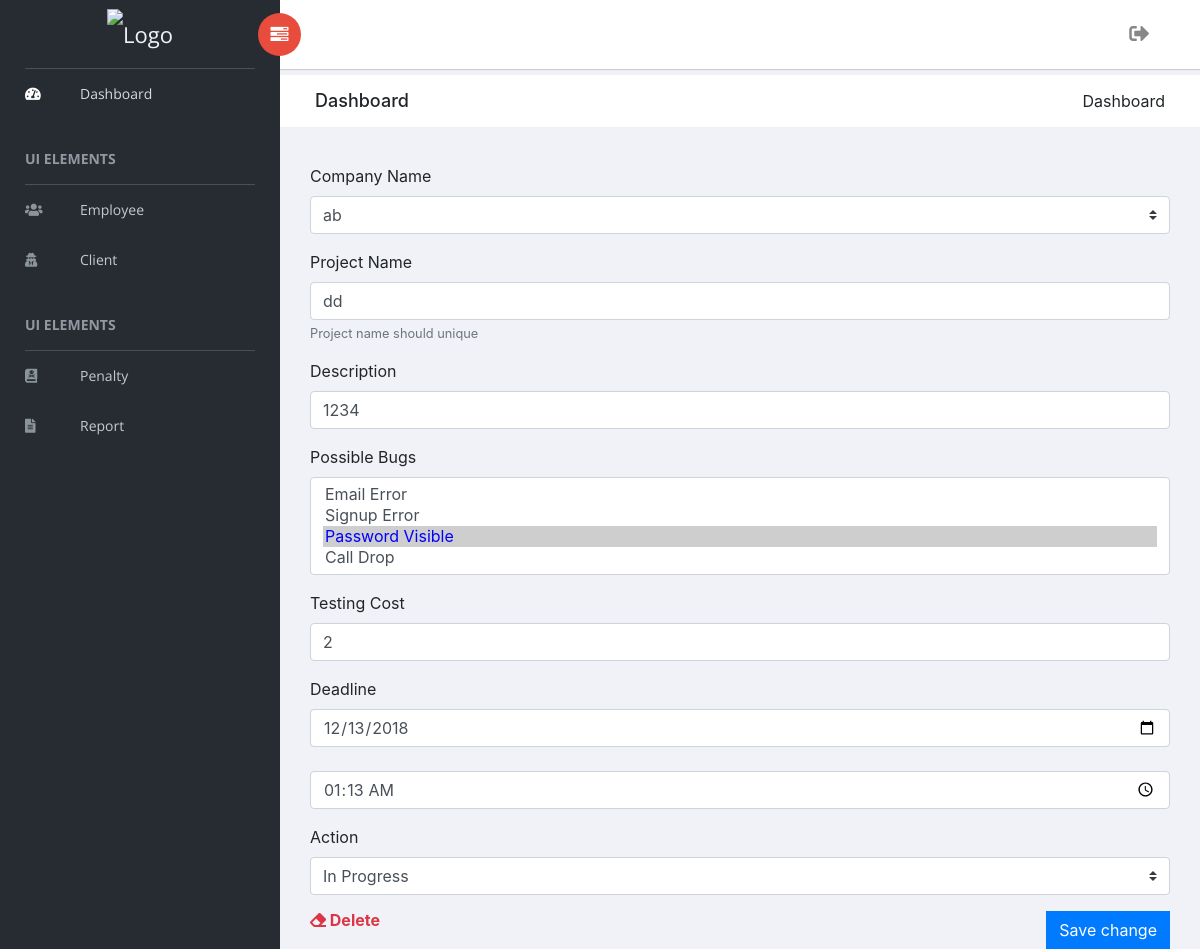
The page /pm/project/detail/1 (signed in) on the database its author committed.
### project_manager/models.py (models this page shows, shortened)
class Project(models.Model):
    STATUS = (
        ('1', 'Completed'),
        ('2', 'In Progress'),
    )
    client          = models.ForeignKey(Client, on_delete=models.CASCADE)
    name            = models.CharField(max_length=50)
    description     = models.CharField(max_length=500, blank=True)
    possible_bugs   = models.ManyToManyField(Bug)
    cost            = models.IntegerField()
    deadline        = models.DateTimeField(auto_now=False, auto_now_add=False)
    status          = models.CharField(max_length=1, choices=STATUS, default='2')
    order_at        = models.DateTimeField(auto_now_add=True)

### authentication/decorators.py (the view)
        def wrap(request, *args, **kwargs):
            request.role = str(request.user.groups.all()[0])
            if request.role in allowed_roles:
                return view_func(request, *args, **kwargs)
            else:
                raise PermissionDenied

### project_manager/views.py (called while the page is built, shortened)
@login_required(login_url='login')
@has_access(allowed_roles=['superuser', 'admin'])
def project_details(request, id):
    success_message, error_message = None, None
    statuses = Project
    project  = Project.objects.get(id=id)
    bugs     = Bug.objects.all()
    clients  = Client.objects.all()
    context = {
        'statuses'        : statuses,
        'project'         : project,
        'bugs'            : bugs,
        'clients'         : clients,
        'success_message' : success_message,
        'error_message'   : error_message,
    }
    return render(request, 'project_manager/project_details.html', context)

### project_manager/templates/project_manager/project_details.html (shortened to what this page needs)
{% extends 'project_manager/base.html' %}
{% load static %}
{% block content %}
<div class="breadcrumbs">
    <div class="col-sm-4">
        <div class="page-header float-left">
            <div class="page-title">
                <h1>Dashboard</h1>
            </div>
        </div>
    </div>
    <div class="col-sm-8">
        <div class="page-header float-right">
            <div class="page-title">
                <ol class="breadcrumb text-right">
                    <li class="active">Dashboard</li>
                </ol>
            </div>
        </div>
    </div>
</div>
<div class="col-lg-12">
  <div class="card-body">
    <form action="{% url 'pm_project_details' project.id %}" method="POST">
      <div class="form-group">
        <label for="possibleBugs">Company Name</label>
        <select  name="company_name" class="custom-select" id="clientName">
          {% for client in clients %}
          {% if project.client.id == client.id %}
            <option value="{{client.id}}" style="color:blue" selected>{{client.name}}</option>
          {% else %}
            <option value="{{client.id}}">{{client.name}}</option>
          {% endif %}
        {% endfor %}
        </select>
      </div>
      <div class="form-group">
        <label for="projectName">Project Name</label>
        <input type="text" name="project_name" class="form-control" id="projectName" aria-describedby="projectNameHelp" value="{{project.name}}" required>
        <small id="projectNameHelp" class="form-text text-muted">Project name should unique</small>
      </div>
      <div class="form-group">
        <label for="exampleClientPhone">Description</label>
        <input type="text" name="project_description" class="form-control" id="clientPhone" aria-describedby="clientPhoneHelp" value="{{project.description}}" required>
      </div>
      <div class="form-group">
        <label for="examplePossibleBugs">Possible Bugs</label>
        <select  name="possible_bugs" class="custom-select" multiple required>
        {% for bug in bugs %}
          {% if bug in project.possible_bugs.all %}
            <option style="color:blue" value="{{bug.id}}" selected >{{bug.name}}</option>
          {% else %}
            <option value="{{bug.id}}">{{bug.name}}</option>
          {% endif %}
        {% endfor %}
        </select>
      </div>
      <div class="form-group">
        <label for="exampleTestingCost">Testing Cost</label>
        <input type="number" name="testing_cost" class="form-control" id="exampleTestingCost" value="{{project.cost}}" required>
      </div>
      <div class="form-group">
        <label for="examplePossibleBugs">Deadline</label>
        <input type="date" name="deadline_date" class="form-control" id="examplePossibleBugs" value="{{project.deadline|date:'Y-m-d'}}" required></br>
        <input type="time" name="deadline_time" class="form-control" id="examplePossibleBugs" value="{{project.deadline|time:'h:i'}}" required>
      </div>
      <div class="form-group">
        <label for="possibleBugs">Action</label>
        <select name="status" class="custom-select">
        {% for key, status in statuses.STATUS %}
        {% if project.status in key %}
          <option value="{{key}}" selected>{{status}}</option>
        {% else %}
          <option value="{{key}}">{{status}}</option>
        {% endif %}
        {% endfor %}
        </select>
      </div>
      <button type="submit" class="btn btn-primary" style="float:right">Save change</button>
    </form>
      <form action="{% url 'pm_project_delete' project.id %}" method="POST">
        <div class="float-left">
          <a href="#" data-toggle="modal" data-target="#exampleModal"><h6 class="m-0 font-weight-bold text-danger"><i class="fas fa-eraser"></i> Delete</h6></a>
        </div>
      </form>
  </div>
 </div>
{% endblock %}

### rows shown on the page
Project: project_name "dd", project_description "1234", testing_cost "2", deadline_date "12/13/2018", deadline_time "01:13", status "In Progress"

### other values the page prints
form field company_name "ab"
form field possible_bugs "Email Error / Signup Error / Password Visible ☑ / Call Drop"
